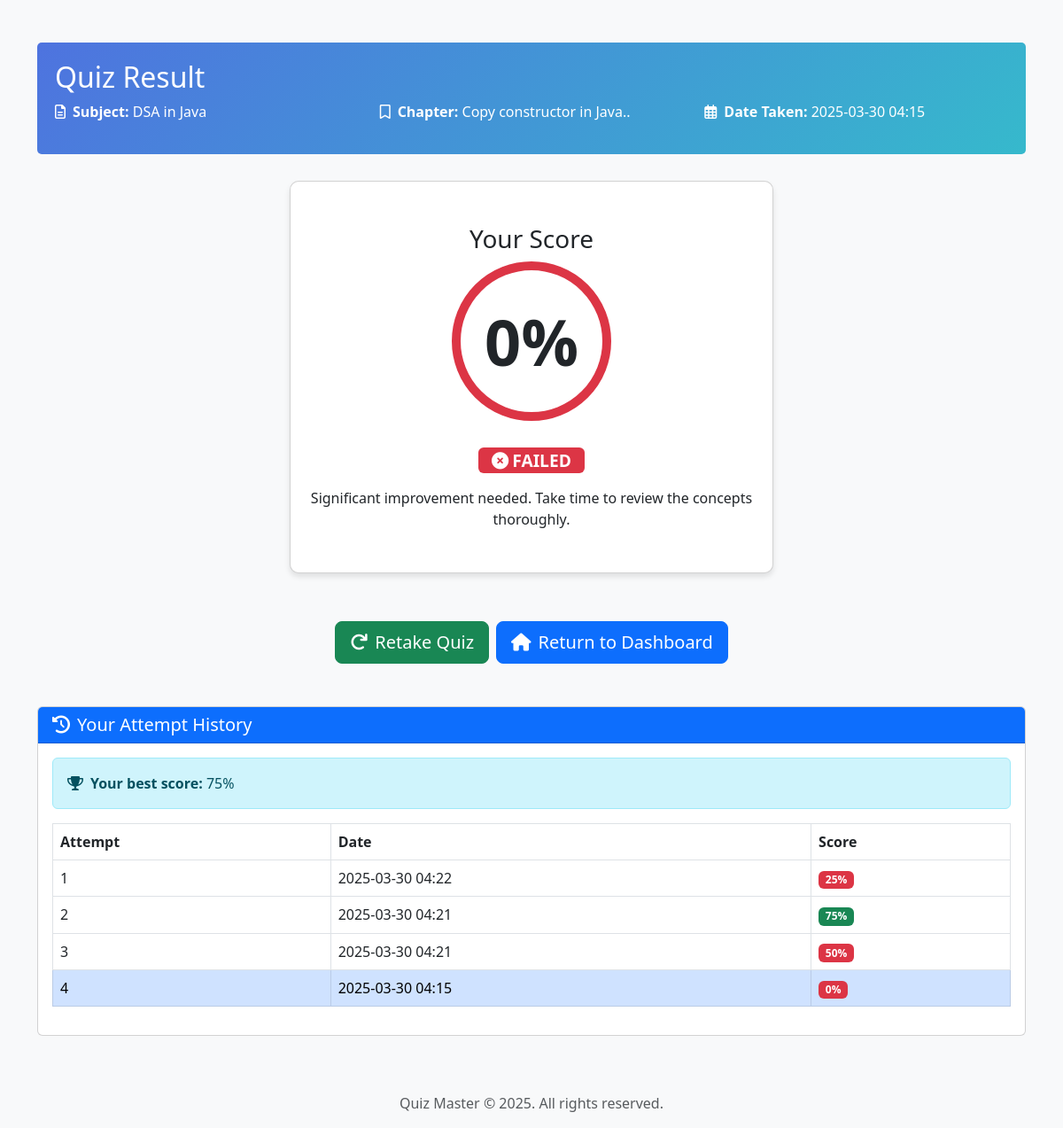
Screenshot of /quiz_result/2 (signed in) with the database file from the repository.
### models.py (models this page shows)
class Subject(db.Model):
    __tablename__ = 'subjects'
    id = db.Column(db.Integer, primary_key=True)
    name = db.Column(db.String(100), nullable=False)
    desc = db.Column(db.String(200), nullable=False)
    chapters = db.relationship('Chapter', backref='subject', lazy=True, cascade='all, delete-orphan')

class Chapter(db.Model):
    __tablename__ = 'chapters'
    id = db.Column(db.Integer, primary_key=True)
    name = db.Column(db.String(100), nullable=False)
    subject_id = db.Column(db.Integer, db.ForeignKey('subjects.id'), nullable=False)
    questions = db.relationship('Question', backref='chapter', lazy=True, cascade='all, delete-orphan')
    quizzes = db.relationship('Quiz', backref='chapter', lazy=True, cascade='all, delete-orphan')

class QuizAttempt(db.Model):
    __tablename__ = 'quiz_attempts'
    id = db.Column(db.Integer, primary_key=True)
    user_id = db.Column(db.String(30), db.ForeignKey('users.user_username'), nullable=False)
    quiz_id = db.Column(db.Integer, db.ForeignKey('quizzes.id'), nullable=False)
    total_scored = db.Column(db.Integer)
    time_stamp_of_attempt = db.Column(db.DateTime, default=datetime.utcnow)

### controllers/default_controllers.py (the view)
@app.route('/quiz_result/<int:attempt_id>')
def quiz_result(attempt_id):
    if 'user_username' not in session:
        flash('You need to log in first.', 'warning')
        return redirect(url_for('home'))
    attempt = QuizAttempt.query.get_or_404(attempt_id)
    if attempt.user_id != session['user_username']:
        flash('You do not have permission to view these results.', 'danger')
        return redirect(url_for('user_dashboard'))
    quiz = Quiz.query.get_or_404(attempt.quiz_id)
    all_attempts = QuizAttempt.query.filter_by(
        user_id=session['user_username'],
        quiz_id=quiz.id
    ).order_by(QuizAttempt.time_stamp_of_attempt.desc()).all()
    best_score = 0
    for a in all_attempts:
        if a.total_scored > best_score:
            best_score = a.total_scored
    return render_template('quiz_result.html',
                          attempt=attempt,
                          quiz=quiz,
                          all_attempts=all_attempts,
                          best_score=best_score)

### templates/quiz_result.html (shortened to what this page needs)
<!DOCTYPE html>
<html lang="en">
<head>
    <link href="https://cdn.jsdelivr.net/npm/bootstrap@5.3.0-alpha1/dist/css/bootstrap.min.css" rel="stylesheet">
    <link href="https://cdnjs.cloudflare.com/ajax/libs/font-awesome/6.0.0/css/all.min.css" rel="stylesheet">
</head>
<body>
    <div class="container mt-5 mb-5">
        <div class="result-header">
            <h2>Quiz Result</h2>
            <div class="row">
                <div class="col-md-4">
                    <p><i class="far fa-file-alt me-2"></i><strong>Subject:</strong> {{ quiz.chapter.subject.name }}</p>
                </div>
                <div class="col-md-4">
                    <p><i class="far fa-bookmark me-2"></i><strong>Chapter:</strong> {{ quiz.chapter.name }}</p>
                </div>
                <div class="col-md-4">
                    <p><i class="far fa-calendar-alt me-2"></i><strong>Date Taken:</strong> {{ attempt.time_stamp_of_attempt.strftime('%Y-%m-%d %H:%M') }}</p>
                </div>
            </div>
        </div>
        <div class="row mb-4">
            <div class="col-md-6 offset-md-3">
                <div class="card result-card text-center">
                    <div class="card-body py-5">
                        <h3 class="card-title">Your Score</h3>
                        <div class="score-circle {% if attempt.total_scored >= 60 %}pass{% else %}fail{% endif %}">
                            <div class="result-score">{{ attempt.total_scored }}%</div>
                        </div>
                        <div class="badge {% if attempt.total_scored >= 60 %}bg-success{% else %}bg-danger{% endif %} pass-badge">
                            {% if attempt.total_scored >= 60 %}
                                <i class="fas fa-check-circle me-1"></i>PASSED
                            {% else %}
                                <i class="fas fa-times-circle me-1"></i>FAILED
                            {% endif %}
                        </div>
                        <p class="card-text mt-3">
                            {% if attempt.total_scored >= 90 %}
                                Excellent work!
                            {% elif attempt.total_scored >= 75 %}
                                Great job! You have a strong understanding of the concepts.
                            {% elif attempt.total_scored >= 60 %}
                                Good work! You've passed, but there's room for improvement.
                            {% elif attempt.total_scored >= 40 %}
                                You need to study more. Review the material and try again.
                            {% else %}
                                Significant improvement needed. Take time to review the concepts thoroughly.
                            {% endif %}
                        </p>
                    </div>
                </div>
            </div>
        </div>
        <div class="d-grid gap-2 d-md-flex justify-content-md-center mb-5">
            <a href="{{ url_for('take_quiz', quiz_id=quiz.id) }}" class="btn btn-success btn-lg">
                <i class="fas fa-redo me-2"></i>Retake Quiz
            </a>
            <a href="{{ url_for('user_dashboard') }}" class="btn btn-primary btn-lg">
                <i class="fas fa-home me-2"></i>Return to Dashboard
            </a>
        </div>
        <div class="card mt-4">
            <div class="card-header bg-primary text-white">
                <h5 class="mb-0"><i class="fas fa-history me-2"></i>Your Attempt History</h5>
            </div>
            <div class="card-body">
                <div class="alert alert-info">
                    <i class="fas fa-trophy me-2"></i><strong>Your best score:</strong> {{ best_score }}%
                </div>
                <div class="table-responsive">
                    <table class="table table-bordered">
                        <thead>
                            <tr>
                                <th>Attempt</th>
                                <th>Date</th>
                                <th>Score</th>
                            </tr>
                        </thead>
                        <tbody>
                            {% for a in all_attempts %}
                                <tr {% if a.id == attempt.id %}class="table-primary"{% endif %}>
                                    <td>{{ loop.index }}</td>
                                    <td>{{ a.time_stamp_of_attempt.strftime('%Y-%m-%d %H:%M') }}</td>
                                    <td>
                                        <span class="badge {% if a.total_scored >= 60 %}bg-success{% else %}bg-danger{% endif %}">
                                            {{ a.total_scored }}%
                                        </span>
                                    </td>
                                </tr>
                            {% endfor %}
                        </tbody>
                    </table>
                </div>
            </div>
        </div>
    </div>
    <footer class="bg-light py-3">
        <div class="container text-center">
            <p class="text-muted mb-0">Quiz Master &copy; 2025. All rights reserved.</p>
        </div>
    </footer>
</body>
</html>

### templates/quiz_result.html (style rules this page uses)
body { background-color: #f8f9fa; }
.result-header { background: linear-gradient(135deg, #4e73df 0%, #36b9cc 100%); color: white; padding: 20px; border-radius: 5px; margin-bottom: 30px; }
.result-card { border-radius: 10px; overflow: hidden; box-shadow: 0 4px 6px rgba(0,0,0,0.1); margin-bottom: 30px; }
.result-score { font-size: 72px; font-weight: bold; }
.pass-badge { font-size: 1.2rem; padding: 5px 15px; margin-top: 10px; }
.score-circle { width: 180px; height: 180px; border-radius: 50%; border: 10px solid; display: flex; justify-content: center; align-items: center; margin: 0 auto 20px auto; }
.fail { border-color: #dc3545; }

### rows the page displays
Subject: chapter.subject.name "DSA in Java"
Chapter: chapter.name "Copy constructor in Java.."
QuizAttempt: time_stamp_of_attempt "2025-03-30 04:15", total_scored "0"
QuizAttempt: time_stamp_of_attempt "2025-03-30 04:22", total_scored "25"
QuizAttempt: time_stamp_of_attempt "2025-03-30 04:21", total_scored "75"
QuizAttempt: time_stamp_of_attempt "2025-03-30 04:21", total_scored "50"

### other values shown
{{ best_score }} "75"
